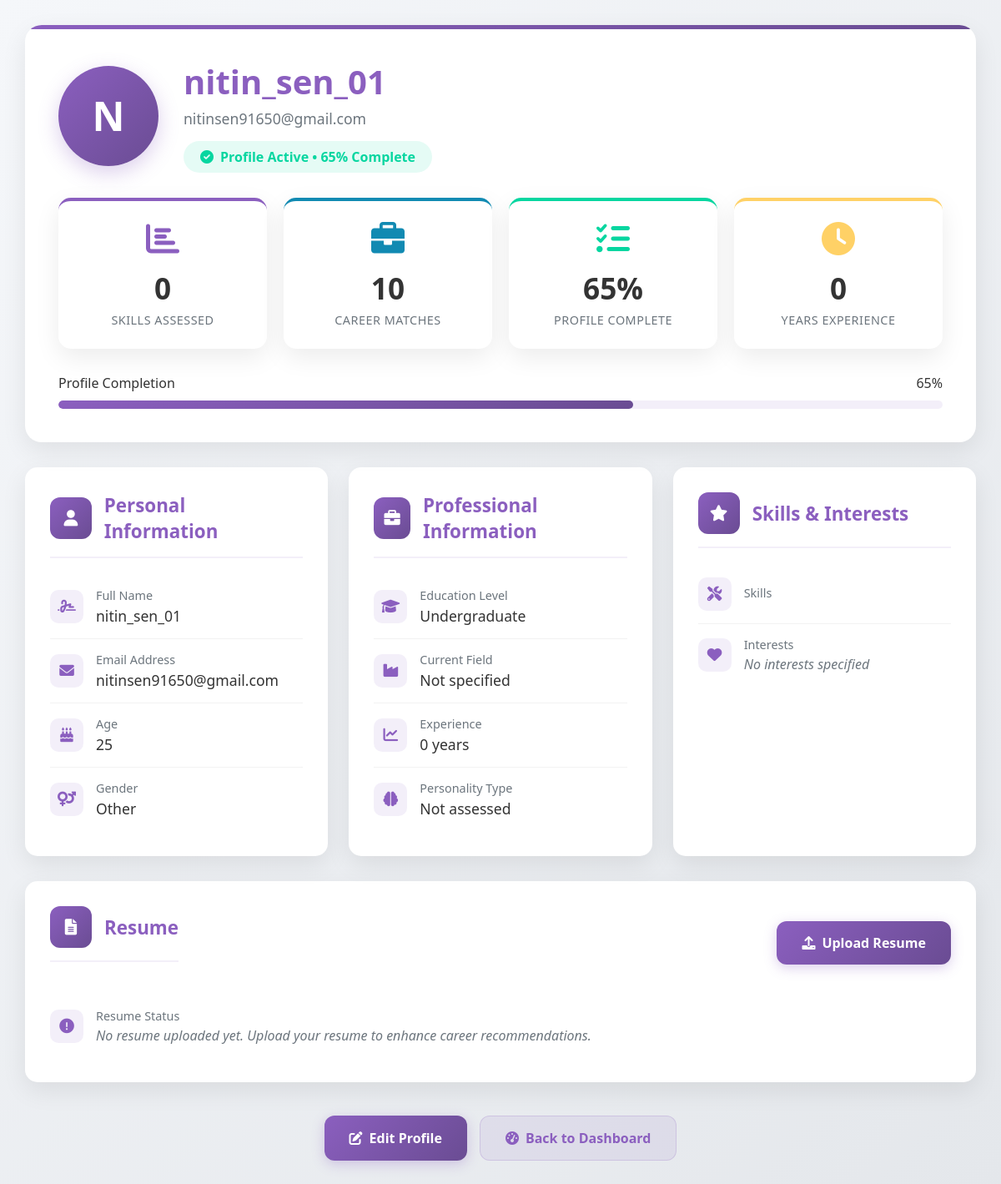
Screenshot of /profile/ (signed in) with the database file from the repository.
### ai_recommender/models.py (models this page shows, shortened)
class UserProfile(models.Model):
    GENDER_CHOICES = [
        ('M', 'Male'),
        ('F', 'Female'),
        ('O', 'Other'),
    ]
    EDUCATION_CHOICES = [
        ('HS', 'High School'),
        ('UG', 'Undergraduate'),
        ('PG', 'Postgraduate'),
        ('PHD', 'PhD'),
    ]
    user = models.OneToOneField(User, on_delete=models.CASCADE)
    age = models.IntegerField(default=25)
    gender = models.CharField(max_length=1, choices=GENDER_CHOICES, default='O')
    education_level = models.CharField(max_length=3, choices=EDUCATION_CHOICES, default='UG')
    current_field = models.CharField(max_length=100, blank=True)
    interests = models.TextField(blank=True)
    skills = models.TextField(blank=True)
    experience_years = models.IntegerField(default=0)
    personality_type = models.CharField(max_length=4, blank=True)  # MBTI type
    resume_file = models.FileField(
        upload_to='resumes/',
        blank=True,
        null=True,
        help_text='Upload your resume in PDF or DOCX format'
    )
    resume_text = models.TextField(blank=True, help_text='Extracted text content from resume file')
    resume_filename = models.CharField(max_length=255, blank=True)
    resume_uploaded_at = models.DateTimeField(null=True, blank=True)
    created_at = models.DateTimeField(auto_now_add=True)
    updated_at = models.DateTimeField(auto_now=True)

### ai_recommender/views.py (the view)
# urls.py: path('profile/', views.profile, name='profile'),
@login_required
def profile(request):
    profile = request.user.userprofile
    if request.method == 'POST':
        form = UserProfileForm(request.POST, request.FILES, instance=profile)
        if form.is_valid():
            form.save()
            messages.success(request, 'Profile updated successfully!')
            return redirect('profile')
    else:
        form = UserProfileForm(instance=profile)
    context = {
        'form': form,
        'profile': profile,
        'skills_count': SkillAssessment.objects.filter(user_profile=profile).count(),
        'recommendations_count': CareerRecommendation.objects.filter(user_profile=profile).count(),
        'profile_completion': calculate_profile_completion(profile)
    }
    return render(request, 'profile.html', context)

### ai_recommender/services.py (called while the page is built)
def calculate_profile_completion(profile):
    completion = 0
    fields_to_check = [
        ('age', 15), ('gender', 15), ('education_level', 15),
        ('skills', 20), ('personality_type', 15), ('resume_file', 20)
    ]
    for field, percentage in fields_to_check:
        if getattr(profile, field, None) and getattr(profile, field, None) not in ['', 'Not assessed']:
            completion += percentage
    return min(completion, 100)

### ai_recommender/templates/profile.html (shortened to what this page needs)
{% load static %}
{% include "logo.html" %}
<!DOCTYPE html>
<html lang="en">
<head>
    <link href="https://cdnjs.cloudflare.com/ajax/libs/font-awesome/6.0.0/css/all.min.css" rel="stylesheet">
</head>
<body>
    <div class="container">
        <div class="profile-header-card">
            <div class="profile-header">
                <div class="profile-avatar">
                    {{ user.username|first|upper }}
                </div>
                <div class="profile-info-main">
                    <h1 class="profile-name">{{ user.get_full_name|default:user.username }}</h1>
                    <p class="profile-email">{{ user.email }}</p>
                    <div class="profile-status">
                        <i class="fas fa-check-circle"></i>
                        Profile Active • {{ profile_completion|default:0 }}% Complete
                    </div>
                </div>
            </div>
            <div class="stats-grid">
                <div class="stat-card skills">
                    <i class="fas fa-chart-bar stat-icon"></i>
                    <div class="stat-number">{{ skills_count|default:0 }}</div>
                    <div class="stat-label">Skills Assessed</div>
                </div>
                <div class="stat-card careers">
                    <i class="fas fa-briefcase stat-icon"></i>
                    <div class="stat-number">{{ recommendations_count|default:0 }}</div>
                    <div class="stat-label">Career Matches</div>
                </div>
                <div class="stat-card completion">
                    <i class="fas fa-tasks stat-icon"></i>
                    <div class="stat-number">{{ profile_completion|default:0 }}%</div>
                    <div class="stat-label">Profile Complete</div>
                </div>
                <div class="stat-card experience">
                    <i class="fas fa-clock stat-icon"></i>
                    <div class="stat-number">{{ profile.experience_years|default:0 }}</div>
                    <div class="stat-label">Years Experience</div>
                </div>
            </div>
            <div class="completion-progress">
                <div class="progress-header">
                    <span>Profile Completion</span>
                    <span>{{ profile_completion|default:0 }}%</span>
                </div>
                <div class="progress-bar">
                    <div class="progress-fill" style="width: {{ profile_completion|default:0 }}%"></div>
                </div>
            </div>
        </div>
        <div class="profile-details-grid">
            <div class="detail-section">
                <div class="section-header">
                    <div class="section-icon">
                        <i class="fas fa-user"></i>
                    </div>
                    <h3 class="section-title">Personal Information</h3>
                </div>
                <ul class="info-list">
                    <li class="info-item">
                        <div class="info-icon">
                            <i class="fas fa-signature"></i>
                        </div>
                        <div class="info-content">
                            <div class="info-label">Full Name</div>
                            <div class="info-value">{{ user.get_full_name|default:user.username }}</div>
                        </div>
                    </li>
                    <li class="info-item">
                        <div class="info-icon">
                            <i class="fas fa-envelope"></i>
                        </div>
                        <div class="info-content">
                            <div class="info-label">Email Address</div>
                            <div class="info-value">{{ user.email }}</div>
                        </div>
                    </li>
                    <li class="info-item">
                        <div class="info-icon">
                            <i class="fas fa-birthday-cake"></i>
                        </div>
                        <div class="info-content">
                            <div class="info-label">Age</div>
                            <div class="info-value">{{ profile.age|default:"Not set" }}</div>
                        </div>
                    </li>
                    <li class="info-item">
                        <div class="info-icon">
                            <i class="fas fa-venus-mars"></i>
                        </div>
                        <div class="info-content">
                            <div class="info-label">Gender</div>
                            <div class="info-value">{{ profile.get_gender_display|default:"Not set" }}</div>
                        </div>
                    </li>
                </ul>
            </div>
            <div class="detail-section">
                <div class="section-header">
                    <div class="section-icon">
                        <i class="fas fa-briefcase"></i>
                    </div>
                    <h3 class="section-title">Professional Information</h3>
                </div>
                <ul class="info-list">
                    <li class="info-item">
                        <div class="info-icon">
                            <i class="fas fa-graduation-cap"></i>
                        </div>
                        <div class="info-content">
                            <div class="info-label">Education Level</div>
                            <div class="info-value">{{ profile.get_education_level_display|default:"Not set" }}</div>
                        </div>
                    </li>
                    <li class="info-item">
                        <div class="info-icon">
                            <i class="fas fa-industry"></i>
                        </div>
                        <div class="info-content">
                            <div class="info-label">Current Field</div>
                            <div class="info-value">{{ profile.current_field|default:"Not specified" }}</div>
                        </div>
                    </li>
                    <li class="info-item">
                        <div class="info-icon">
                            <i class="fas fa-chart-line"></i>
                        </div>
                        <div class="info-content">
                            <div class="info-label">Experience</div>
                            <div class="info-value">{{ profile.experience_years|default:0 }} years</div>
                        </div>
                    </li>
                    <li class="info-item">
                        <div class="info-icon">
                            <i class="fas fa-brain"></i>
                        </div>
                        <div class="info-content">
                            <div class="info-label">Personality Type</div>
                            <div class="info-value">{{ profile.personality_type|default:"Not assessed" }}</div>
                        </div>
                    </li>
                </ul>
            </div>
            <div class="detail-section">
                <div class="section-header">
                    <div class="section-icon">
                        <i class="fas fa-star"></i>
                    </div>
                    <h3 class="section-title">Skills & Interests</h3>
                </div>
                <div class="info-item">
                    <div class="info-icon">
                        <i class="fas fa-tools"></i>
                    </div>
                    <div class="info-content">
                        <div class="info-label">Skills</div>
                    </div>
                </div>
                <div class="info-item">
                    <div class="info-icon">
                        <i class="fas fa-heart"></i>
                    </div>
                    <div class="info-content">
                        <div class="info-label">Interests</div>
                        {% if profile.interests %}
                            <div class="skills-list">
                                {% for interest in profile.interests_list %}
                                    <span class="skill-tag">{{ interest }}</span>
                                {% endfor %}
                            </div>
                        {% else %}
                            <div class="empty-value">No interests specified</div>
                        {% endif %}
                    </div>
                </div>
            </div>
        </div>
        <div class="resume-section">
            <div class="resume-header">
                <div class="section-header">
                    <div class="section-icon">
                        <i class="fas fa-file-alt"></i>
                    </div>
                    <h3 class="section-title">Resume</h3>
                </div>
                <div class="resume-actions">
                    {% if profile and profile.resume_file %}
                        <a href="{{ profile.resume_file.url }}" class="action-btn primary" target="_blank">
                            <i class="fas fa-download"></i> Download
                        </a>
                        <a href="{% url 'resume' %}" class="action-btn secondary">
                            <i class="fas fa-sync"></i> Update
                        </a>
                    {% else %}
                        <a href="{% url 'resume' %}" class="action-btn primary">
                            <i class="fas fa-upload"></i> Upload Resume
                        </a>
                    {% endif %}
                </div>
            </div>
            {% if profile and profile.resume_file %}
                <div class="resume-file">
                    <div class="resume-icon">
                        <i class="fas fa-file-pdf"></i>
                    </div>
                    <div class="resume-info">
                        <div class="resume-name">{{ profile.resume_filename }}</div>
                        <div class="resume-meta">
                            Uploaded: {{ profile.resume_uploaded_at|date:"F d, Y" }} •
                            Processed by AI
                        </div>
                    </div>
                </div>
                {% if profile.resume_text %}
                    <div class="resume-preview">
                        <div class="preview-title">AI Extracted Information</div>
                        <div class="preview-content">
                            {{ profile.resume_text|truncatechars:200 }}
                        </div>
                    </div>
                {% endif %}
            {% else %}
                <div class="info-item">
                    <div class="info-icon">
                        <i class="fas fa-exclamation-circle"></i>
                    </div>
                    <div class="info-content">
                        <div class="info-label">Resume Status</div>
                        <div class="empty-value">No resume uploaded yet. Upload your resume to enhance career recommendations.</div>
                    </div>
                </div>
            {% endif %}
        </div>
        <div class="action-buttons">
            <a href="{% url 'edit_profile' %}" class="action-btn primary">
                <i class="fas fa-edit"></i> Edit Profile
            </a>
            <a href="{% url 'dashboard' %}" class="action-btn secondary">
                <i class="fas fa-tachometer-alt"></i> Back to Dashboard
            </a>
        </div>
    </div>
</body>
</html>

### rows the page displays
UserProfile: experience_years "0", age "25", gender "Other", education_level "Undergraduate", current_field "Not specified", personality_type "Not assessed"

### other values shown
{{ user.username|first|upper }} "N"
{{ user.get_full_name|default:user.username }} "nitin_sen_01"
{{ user.email }} "nitinsen91650@gmail.com"
{{ profile_completion|default:0 }} "65"
{{ skills_count|default:0 }} "0"
{{ recommendations_count|default:0 }} "10"
